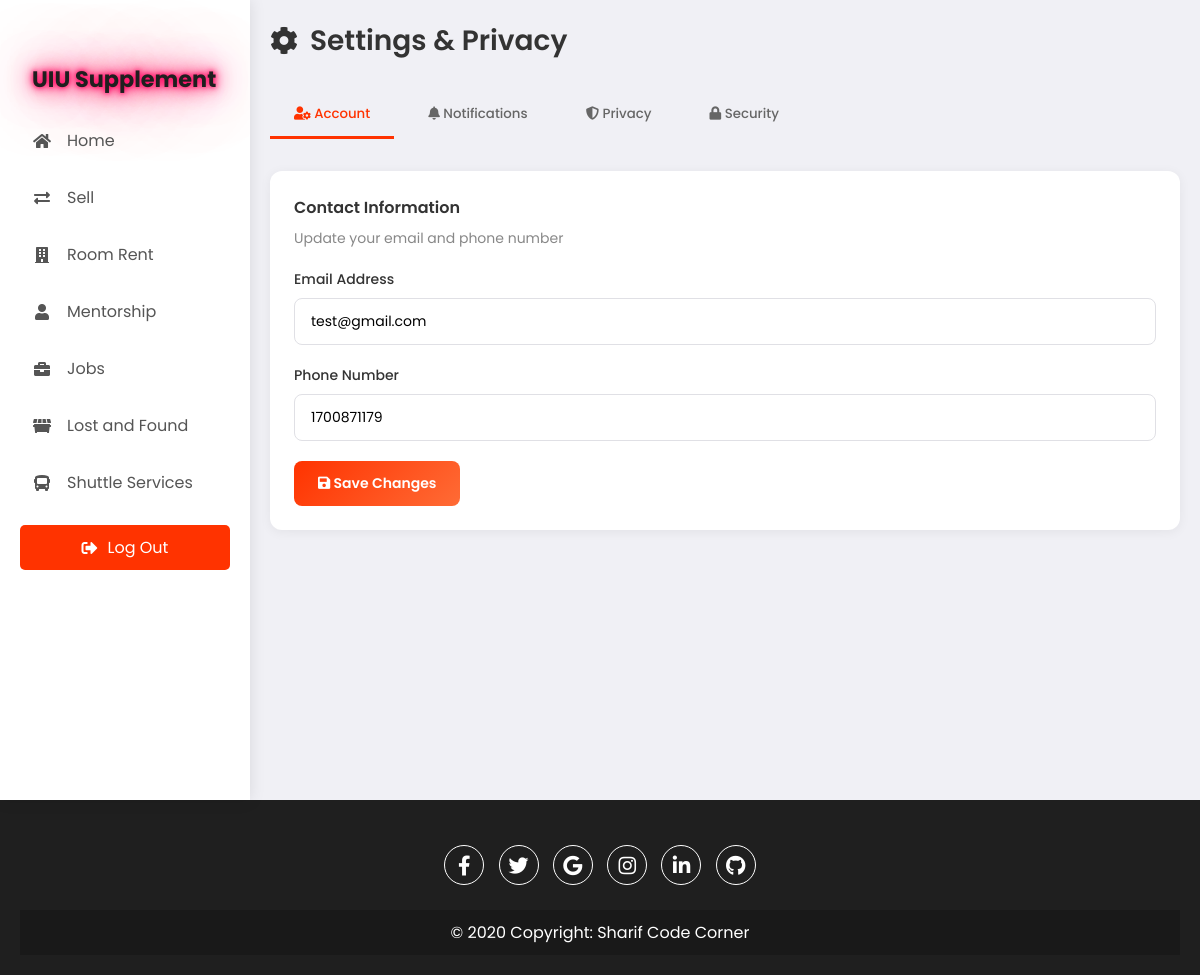
/settings.php (signed in), run on an earlier commit of the app's database.
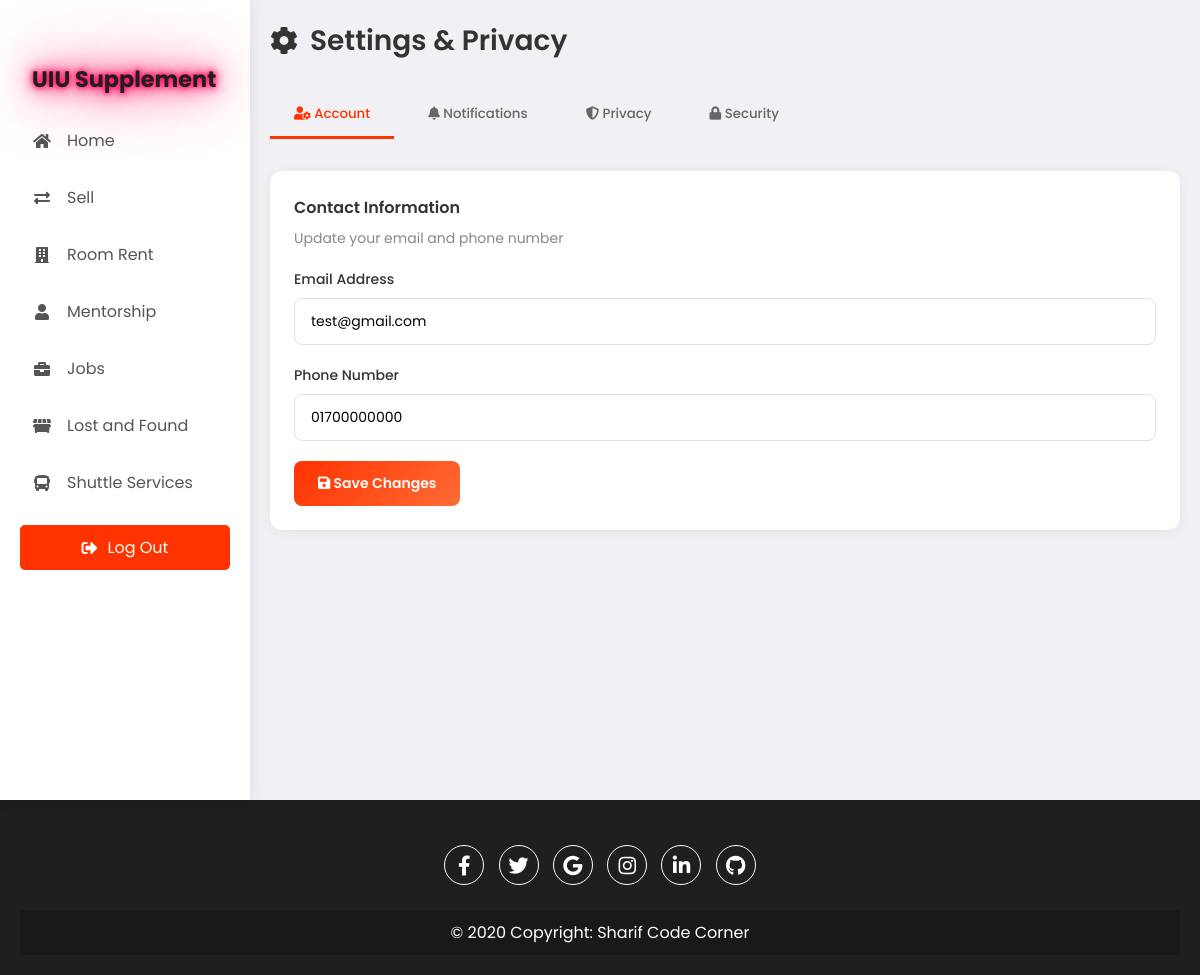
And on a later commit of the database.
### tables this page shows
CREATE TABLE `users` (
  `id` int(11) NOT NULL,
  `username` varchar(50) DEFAULT NULL,
  `email` varchar(100) DEFAULT NULL,
  `Gender` enum('m','f','o') NOT NULL,
  `password_hash` varchar(255) DEFAULT NULL,
  `mobilenumber` varchar(20) NOT NULL,
  `created_at` timestamp NOT NULL DEFAULT current_timestamp()
);

### settings.php (the view, shortened to what this page needs)
<?php
$servername = "localhost";
$username = "root";
$password = "";
$dbname = "uiusupplements";
$conn = new mysqli($servername, $username, $password, $dbname);
$userId = $_SESSION['user_id'];
$stmt = $conn->prepare("SELECT username, email, mobilenumber FROM users WHERE id = ?");
$stmt->bind_param("i", $userId);
$stmt->execute();
$result = $stmt->get_result();
$user = $result->fetch_assoc();
?>
<!DOCTYPE html>
<html lang="en">
<head>
    <link rel="stylesheet" href="https://cdnjs.cloudflare.com/ajax/libs/font-awesome/5.15.4/css/all.min.css">
    <link rel="stylesheet" href="assets/css/index.css">
</head>
<body>
    <div class="container">
        <nav>
            <ul>
                <li><a href="uiusupplementhomepage.php" class="logo">
                    <h1 class="styled-title">UIU Supplement</h1>
                </a></li>
                <li><a href="uiusupplementhomepage.php">
                    <i class="fas fa-home"></i>
                    <span class="nav-item">Home</span>
                </a></li>
                <li><a href="SellAndExchange.php">
                    <i class="fas fa-exchange-alt"></i>
                    <span class="nav-item">Sell</span>
                </a></li>
                <li><a href="availablerooms.html">
                    <i class="fas fa-building"></i>
                    <span class="nav-item">Room Rent</span>
                </a></li>
                <li><a href="browsementors.html">
                    <i class="fas fa-user"></i>
                    <span class="nav-item">Mentorship</span>
                </a></li>
                <li><a href="parttimejob.html">
                    <i class="fas fa-briefcase"></i>
                    <span class="nav-item">Jobs</span>
                </a></li>
                <li><a href="lostandfound.php">
                    <i class="fas fa-dumpster"></i>
                    <span class="nav-item">Lost and Found</span>
                </a></li>
                <li><a href="shuttle_tracking_system.php">
                    <i class="fas fa-bus"></i>
                    <span class="nav-item">Shuttle Services</span>
                </a></li>
            </ul>
            <a href="uiusupplementlogin.html" class="logout-btn">
                <i class="fas fa-sign-out-alt"></i> Log Out
            </a>
        </nav>
        <section class="main">
            <div class="settings-page">
                <div class="page-header">
                    <h1 class="page-title">
                        <i class="fas fa-cog"></i>
                        Settings & Privacy
                    </h1>
                </div>
                <div class="tabs">
                    <button class="tab active" onclick="switchTab('account')">
                        <i class="fas fa-user-cog"></i> Account
                    </button>
                    <button class="tab" onclick="switchTab('notifications')">
                        <i class="fas fa-bell"></i> Notifications
                    </button>
                    <button class="tab" onclick="switchTab('privacy')">
                        <i class="fas fa-shield-alt"></i> Privacy
                    </button>
                    <button class="tab" onclick="switchTab('security')">
                        <i class="fas fa-lock"></i> Security
                    </button>
                </div>
                <div class="tab-content active" id="account-tab">
                    <div class="settings-card">
                        <div class="settings-section">
                            <div class="section-title">Contact Information</div>
                            <div class="section-description">Update your email and phone number</div>
                            <form method="POST">
                                <div class="form-group">
                                    <label class="form-label">Email Address</label>
                                    <input type="email" name="email" class="form-input" value="<?php echo htmlspecialchars($user['email']); ?>" required>
                                </div>
                                <div class="form-group">
                                    <label class="form-label">Phone Number</label>
                                    <input type="text" name="phone" class="form-input" value="<?php echo htmlspecialchars($user['mobilenumber']); ?>" required>
                                </div>
                                <button type="submit" class="btn btn-primary">
                                    <i class="fas fa-save"></i> Save Changes
                                </button>
                            </form>
                        </div>
                    </div>
                </div>
            </div>
        </section>
    </div>
    <footer class="footer">
        <div class="social-icons">
            <a href="https://www.facebook.com/sharif.me2018"><i class="fab fa-facebook-f"></i></a>
            <a href="#"><i class="fab fa-twitter"></i></a>
            <a href="#"><i class="fab fa-google"></i></a>
            <a href="https://www.instagram.com/shariful_islam10"><i class="fab fa-instagram"></i></a>
            <a href="#"><i class="fab fa-linkedin-in"></i></a>
            <a href="https://www.github.com/sharif2023"><i class="fab fa-github"></i></a>
        </div>
        <div class="copyright">
            &copy; 2020 Copyright: <a href="https://www.youtube.com/@SHARIFsCODECORNER">Sharif Code Corner</a>
        </div>
    </footer>
</body>
</html>

### assets/css/index.css (style rules this page uses)
* { margin: 0; padding: 0; box-sizing: border-box; font-family: "Poppins", sans-serif; }
body { margin: 0; font-family: Arial, sans-serif; display: flex; flex-direction: column; min-height: 100vh; background-color: #f0f0f5; }
.container { display: flex; min-height: 100vh; position: relative; }
nav { width: 100%; max-width: 250px; background-color: #fff; padding: 20px; height: 100vh; max-height: 100vh; overflow-y: auto; box-shadow: 0 0 15px rgba(0, 0, 0, 0.1); position: fixed; top: 0; left: 0; transition: top 0.3s ease-in-out; z-index: 1000; }
.styled-title { font-size: 1.4rem; color: #1F1F1F; text-shadow: 0 0 5px #ff005e, 0 0 10px #ff005e, 0 0 20px #ff005e, 0 0 40px #ff005e, 0 0 80px #ff005e; animation: glow 1.5s infinite alternate; }
nav ul { list-style-type: none; padding-top: 20px; padding-left: 0; margin: 0; }
nav ul li { margin: 12px 0; }
nav ul li a { color: #555; font-size: 16px; display: flex; align-items: center; padding: 10px 12px; text-decoration: none; border-radius: 8px; transition: all 0.2s ease; }
nav ul li a i { width: 20px; text-align: center; font-size: 16px; }
nav ul li a .nav-item { margin-left: 15px; }
.logout-btn { background-color: #FF3300; color: white; padding: 10px 20px; text-align: center; border-radius: 5px; display: flex; justify-content: center; align-items: center; font-size: 16px; margin-top: 20px; cursor: pointer; text-decoration: none; }
.logout-btn i { margin-right: 10px; }
.main { flex: 1; margin-left: 250px; padding: 40px; }
.footer { background-color: #1F1F1F; color: white; text-align: center; padding: 20px; width: 100%; position: relative; }
.social-icons { margin: 20px 0; }
.social-icons a { display: inline-block; width: 40px; height: 40px; line-height: 40px; margin: 5px; background-color: transparent; color: white; border: 1px solid white; border-radius: 50%; text-align: center; text-decoration: none; font-size: 20px; }
.copyright { background-color: rgba(0, 0, 0, 0.2); padding: 10px; margin-top: 10px; }
.copyright a { color: white; text-decoration: none; }
@media (max-width: 1200px) { .main { padding: 20px; } }

### settings.php (style rules this page uses)
.settings-page { max-width: 1000px; margin: 0 auto; }
.page-header { margin-bottom: 30px; }
.page-title { font-size: 28px; font-weight: 600; color: #333; display: flex; align-items: center; gap: 12px; }
.tabs { display: flex; gap: 10px; margin-bottom: 30px; border-bottom: 2px solid #f0f0f5; }
.tab { padding: 12px 24px; background: none; border: none; border-bottom: 3px solid transparent; color: #666; font-weight: 500; cursor: pointer; transition: all 0.2s; }
.tab.active { color: #FF3300; border-bottom-color: #FF3300; }
.tab-content { display: none; }
.tab-content.active { display: block; }
.settings-card { background: white; border-radius: 12px; box-shadow: 0 2px 12px rgba(0, 0, 0, 0.06); margin-bottom: 20px; }
.settings-section { padding: 24px; border-bottom: 1px solid #f0f0f5; }
.settings-section:last-child { border-bottom: none; }
.section-title { font-size: 16px; font-weight: 600; color: #333; margin-bottom: 8px; }
.section-description { font-size: 14px; color: #888; margin-bottom: 20px; }
.form-group { margin-bottom: 20px; }
.form-label { display: block; font-weight: 500; color: #333; margin-bottom: 8px; font-size: 14px; }
.form-input { width: 100%; padding: 12px 16px; border: 1px solid #e0e0e5; border-radius: 8px; font-size: 14px; transition: border 0.2s; }
.btn { padding: 12px 24px; border: none; border-radius: 8px; font-weight: 600; cursor: pointer; transition: all 0.2s; font-size: 14px; }
.btn-primary { background: linear-gradient(135deg, #FF3300 0%, #FF6B35 100%); color: white; }

What changed in the data, as far as the page shows it:
changed users "test@gmail.com": phone "1700871179" → "01700000000"
